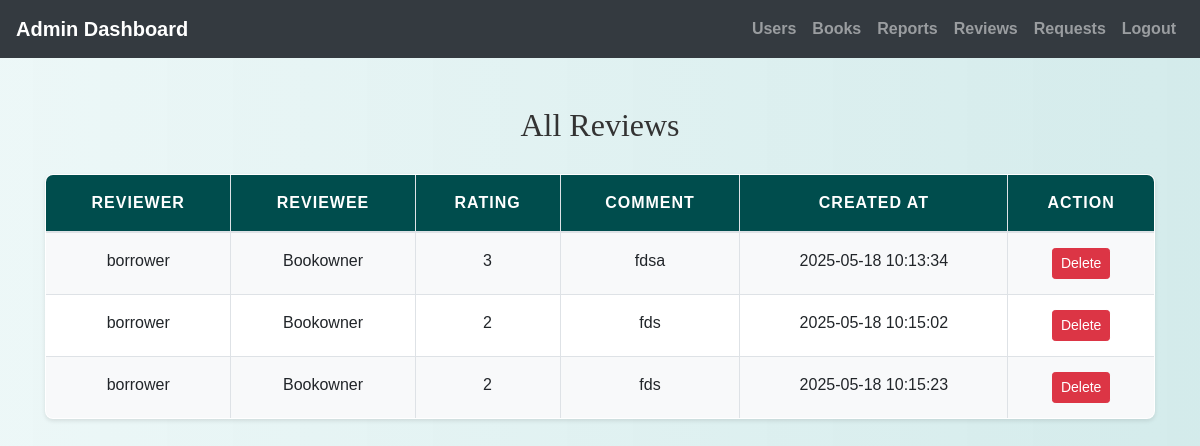
The app's page /admin/view_reviews.php (signed in) with its own data.
### tables this page shows
CREATE TABLE `reviews` (
  `id` int(11) NOT NULL,
  `reviewer_id` int(11) NOT NULL,
  `reviewee_id` int(11) NOT NULL,
  `rating` int(11) NOT NULL CHECK (`rating` between 1 and 5),
  `comment` text DEFAULT NULL,
  `created_at` datetime DEFAULT current_timestamp()
);

CREATE TABLE `users` (
  `id` int(11) NOT NULL,
  `username` varchar(50) NOT NULL,
  `password` varchar(255) NOT NULL,
  `email` varchar(100) NOT NULL,
  `phone` varchar(20) NOT NULL,
  `age` int(11) DEFAULT NULL,
  `bio` text DEFAULT NULL,
  `user_type` varchar(50) DEFAULT NULL,
  `profile_picture` varchar(255) DEFAULT NULL
);

### admin/view_reviews.php (the view, shortened to what this page needs)
<?php
include('config.php');
$reviews = mysqli_query($conn, "
    SELECT r.*,
           reviewer.username AS reviewer_name,
           reviewee.username AS reviewee_name
    FROM reviews r
    JOIN users reviewer ON r.reviewer_id = reviewer.id
    JOIN users reviewee ON r.reviewee_id = reviewee.id
");
?>
<!DOCTYPE html>
<html>
<head>
    <link rel="stylesheet" href="https://maxcdn.bootstrapcdn.com/bootstrap/4.5.2/css/bootstrap.min.css">
    <link rel="stylesheet" href="../css/style.css">
</head>
<body>
<?php include('admin_navbar.php'); ?>
<div class="container mt-5">
    <h2>All Reviews</h2>
    <table class="table table-bordered">
        <thead>
            <tr>
                <th>Reviewer</th>
                <th>Reviewee</th>
                <th>Rating</th>
                <th>Comment</th>
                <th>Created At</th>
                <th>Action</th>
            </tr>
        </thead>
        <tbody>
            <?php while($row = mysqli_fetch_assoc($reviews)) { ?>
            <tr>
                <td><?= htmlspecialchars($row['reviewer_name']) ?></td>
                <td><?= htmlspecialchars($row['reviewee_name']) ?></td>
                <td><?= $row['rating'] ?></td>
                <td><?= htmlspecialchars($row['comment']) ?></td>
                <td><?= $row['created_at'] ?></td>
                <td><a href="?delete_id=<?= $row['id'] ?>" onclick="return confirm('Delete this review?')" class="btn btn-danger btn-sm">Delete</a></td>
            </tr>
            <?php } ?>
        </tbody>
    </table>
</div>
</body>
</html>

### css/style.css (style rules this page uses)
body { background: linear-gradient(90deg, rgba(233, 246, 246, 0.831), rgba(207, 233, 233, 0.9)); font-family: 'Arial', sans-serif; color: #333; line-height: 1.6; }
h1, h2, h3, h4 { text-align: center; margin-top: 30px; margin-bottom: 30px; font-family: 'Georgia', serif; }
.container { margin-bottom: 40px; }
.table { width: 100%; border-collapse: collapse; margin-top: 20px; font-size: 16px; background-color: #ffffff; border-radius: 8px; overflow: hidden; box-shadow: 0 2px 4px rgba(0, 0, 0, 0.1); }
.table th, .table td { padding: 15px; border: 1px solid #dee2e6; text-align: center; }
.table thead th { background-color: #004d4d; color: white; font-weight: bold; text-transform: uppercase; letter-spacing: 1px; }
.table tbody tr:nth-child(odd) { background-color: #f8f9fa; }
a { color: #006666; text-decoration: none; font-weight: bold; }

### records on screen
reviews: reviewer.username "borrower", reviewee.username "Bookowner", rating "3", comment "fdsa", created_at "2025-05-18 10:13:34"
reviews: reviewer.username "borrower", reviewee.username "Bookowner", rating "2", comment "fds", created_at "2025-05-18 10:15:02"
reviews: reviewer.username "borrower", reviewee.username "Bookowner", rating "2", comment "fds", created_at "2025-05-18 10:15:23"
